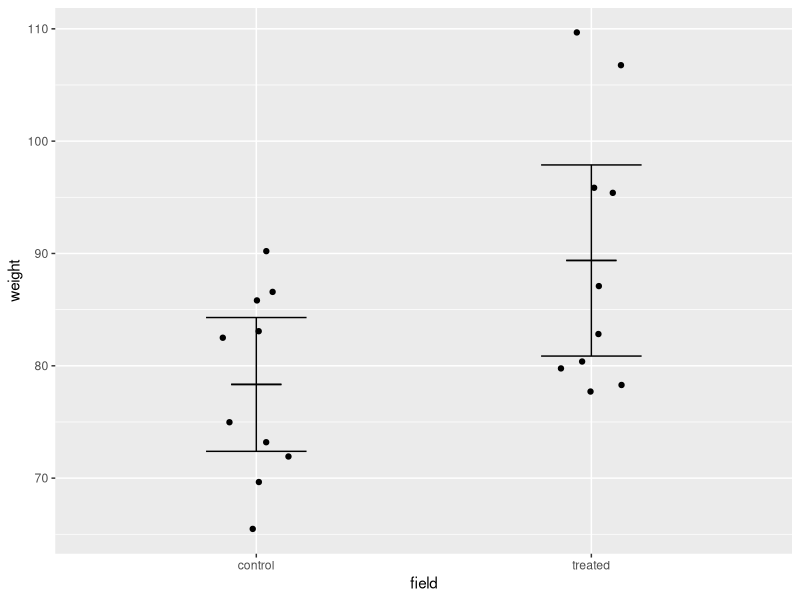

The R source for this figure:
## ---- chunk 1
suppressPackageStartupMessages( library(tidyverse) )
set.seed( 13245768 )
## ---- chunk 2
onions_control <- rnorm( 10, mean=80, sd=9 )
## ---- chunk 3
onions_treated <- rnorm( 10, mean=88, sd=9 )
## ---- chunk 4
mean_control <- mean( onions_control )
sem_control <- sd( onions_control ) / sqrt( length(onions_control) )  
   # length(onions_control) = 10   (Anzahl der Zwiebeln)
sf <- qt( 0.975, length(onions_control) - 1 )   # sf: "Student factor"
ci_control <- c( mean_control - sf*sem_control, mean_control + sf*sem_control )
ci_control
## ---- chunk 5
tres <- t.test( onions_control )
tres$conf.int
## ---- chunk 6
tres$estimate
## ---- chunk 7
tres <- t.test( onions_treated )
tres$conf.int
## ---- chunk 8
t.test( onions_control ) %>% broom::tidy()
## ---- chunk 9
bind_rows(
  tibble( weight = onions_control, field = "control" ),
  tibble( weight = onions_treated, field = "treated" ) ) -> onion_tbl
onion_tbl
## ---- chunk 10
onion_tbl %>%
group_by( field ) %>%
summarise( broom::tidy( t.test( weight ) ) ) %>%
select( field, mean=estimate, conf.low, conf.high ) -> mean_and_ci

mean_and_ci
## ---- chunk 11
ggplot( NULL ) +
  geom_point( aes( x=field, y=weight ), data = onion_tbl, 
      position = position_jitter( width=.1, height = 0 ) ) +
  geom_errorbar( aes( x=field, ymin=conf.low, ymax=conf.high ), data = mean_and_ci,
      width = .3 ) +
  geom_errorbar( aes( x=field, ymin=mean, ymax=mean ), data = mean_and_ci,
      width = .15 ) 
  
## ---- chunk 12
tres_control <- t.test( onions_control )
tres_treated <- t.test( onions_treated )

result <- c(
  control_mean = unname(tres_control$estimate),
  control_ci_lower = tres_control$conf.int[1],
  control_ci_upper = tres_control$conf.int[2],
  
  treated_mean = unname(tres_treated$estimate),
  treated_ci_lower = tres_treated$conf.int[1],
  treated_ci_upper = tres_treated$conf.int[2]
)  

result
## ---- chunk 13
result[1]
result["control_mean"]
## ---- chunk 14
onion_experiment <- function( n, delta_m ) {
  
  # Ernte die Zwiebeln (Ziehe die Zufalslzahlen):
  onions_control <- rnorm( n, mean=80, sd=9 )
  onions_treated <- rnorm( n, mean=80 + delta_m, sd=9 )

  # Berechne Mittelwerte und Konfidenzintervalle
  tres_control <- t.test( onions_control )
  tres_treated <- t.test( onions_treated )
  
  # Stelle Ergebnis-Vektor zusammen:
  c(
    control_mean = unname(tres_control$estimate),
    control_ci_lower = tres_control$conf.int[1],
    control_ci_upper = tres_control$conf.int[2],
    
    treated_mean = unname(tres_treated$estimate),
    treated_ci_lower = tres_treated$conf.int[1],
    treated_ci_upper = tres_treated$conf.int[2]
  )  
}

onion_experiment( 10, 8 )
## ---- chunk 15
replicate( 20, onion_experiment( n=10, delta_m=8 ) )
## ---- chunk 16
replicate( 20, onion_experiment( n=10, delta_m=8 ) ) %>% 
  t() %>% as_tibble()
## ---- chunk 17
map_dfr( 1:20, ~ onion_experiment( n=10, delta_m=8 ) )
## ---- chunk 18
map_dfr( 1:20, ~ onion_experiment( n=10, delta_m=8 ) ) %>%
mutate( ci_overlap = control_ci_upper > treated_ci_lower )  
## ---- chunk 19
map_dfr( 1:10000, ~ onion_experiment( n=10, delta_m=8 ) ) %>%
mutate( ci_overlap = control_ci_upper > treated_ci_lower ) %>%
group_by( ci_overlap ) %>%
summarise( n() )
## ---- chunk 20
map_dfr( 1:10000, ~ onion_experiment( n=10, delta_m=8 ) ) %>%
mutate( ci_overlap = control_ci_upper > treated_ci_lower ) %>%
summarise( mean( !ci_overlap ) )
## ---- chunk 21
map_dfr( 1:10000, ~ onion_experiment( n=30, delta_m=8 ) ) %>%
mutate( ci_overlap = control_ci_upper > treated_ci_lower ) %>%
summarise( mean( !ci_overlap ) )
## ---- chunk 22
map_dfr( 1:10000, ~ onion_experiment( n=10, delta_m=15 ) ) %>%
mutate( ci_overlap = control_ci_upper > treated_ci_lower ) %>%
summarise( mean( !ci_overlap ) )
## ---- chunk 23
set.seed( 13245768 )
onions_control <- rnorm( 10, mean=80, sd=9 )
onions_treated <- rnorm( 10, mean=88, sd=9 )

t.test( onions_control )$conf.int
t.test( onions_treated )$conf.int
## ---- chunk 24
mean( onions_treated ) - mean( onions_control )
## ---- chunk 25
t.test( onions_treated, onions_control )
## ---- chunk 26
sem_control <- sd( onions_control ) / sqrt( length(onions_control) )
sem_control

sem_treated <- sd( onions_treated ) / sqrt( length(onions_treated) )
sem_treated
## ---- chunk 27
sem_difference = sqrt( sem_control^2 + sem_treated^2 )
sem_difference
## ---- chunk 28
sf <- qt( 0.975, 9 )
## ---- chunk 29
difference <- mean(onions_treated) - mean(onions_control)
sf <- qt( 0.975, 9 )
c( difference - sf * sem_difference, difference + sf * sem_difference )
## ---- chunk 30
t.test( onions_treated, onions_control )
## ---- chunk 31
pooled_sd <- 
  sqrt( sum( 
    c( ( onions_control - mean(onions_control) )^2, 
       ( onions_treated - mean(onions_treated) )^2 ) ) / 18 )
## ---- chunk 32
sem_pooled <- pooled_sd / sqrt(10)
sem_pooled
## ---- chunk 33
sem_diff <- sqrt( sem_pooled^2 + sem_pooled^2 )
sem_diff
## ---- chunk 34
sf <- qt( .975, 18 )
## ---- chunk 35
c( difference - sf * sem_diff, difference + sf * sem_diff )
## ---- chunk 36
t.test( onions_treated, onions_control, var.equal=TRUE )
## ---- chunk 37
set.seed( 13245768 )
onions_control <- rnorm( 30, mean=80, sd=9 )
onions_treated <- rnorm( 30, mean=88, sd=9 )

t.test( onions_treated, onions_control )
## ---- chunk 38
t.test( onions_treated, onions_control, conf.level=0.99 )
## ---- chunk 39
t.test( onions_treated, onions_control, conf.level=0.999 )$conf.int
## ---- chunk 40
pvalue <- t.test( onions_treated, onions_control )$p.value
pvalue
## ---- chunk 41
t.test( onions_treated, onions_control, conf.level=1-pvalue )$conf.int
## ---- chunk 42
t.test( onions_treated, onions_control )
